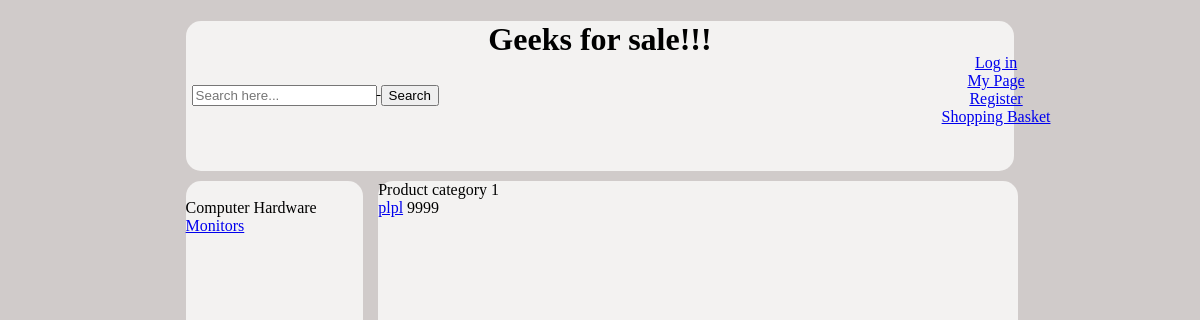
Page /productcategory.php?id=1 on the committed database.
### tables this page shows
CREATE TABLE IF NOT EXISTS `productcategory` (
  `id` int(10) unsigned NOT NULL AUTO_INCREMENT,
  `categoryName` text NOT NULL,
  PRIMARY KEY (`id`)
);

CREATE TABLE IF NOT EXISTS `subcategory` (
  `id` int(10) unsigned NOT NULL AUTO_INCREMENT,
  `name` text NOT NULL,
  `categoryid` int(11) NOT NULL,
  PRIMARY KEY (`id`),
  KEY `categoryid` (`categoryid`)
);

CREATE TABLE IF NOT EXISTS `varer` (
  `id` int(10) unsigned NOT NULL AUTO_INCREMENT,
  `price` int(10) unsigned NOT NULL,
  `pictures` text NOT NULL,
  `name` text NOT NULL,
  `info` text NOT NULL,
  `onStock` int(10) unsigned NOT NULL,
  `forSale` tinyint(1) NOT NULL,
  `rabatt` int(10) unsigned NOT NULL,
  `categoriID` int(10) unsigned NOT NULL,
  PRIMARY KEY (`id`)
);

### productcategory.php (the view, shortened to what this page needs)
<!DOCTYPE HTML PUBLIC "-//W3C//DTD HTML 4.01//EN"
   "http://www.w3.org/TR/html4/strict.dtd">
<HTML>
   <HEAD>
      <link rel="stylesheet" type="text/css" href="StyleIndex.css"/>
   </HEAD>
   <BODY>
   	   <div id="header">
            <?php include("topmenu.php"); ?>
   	   	<h1>
               <?php
   			      echo "Geeks for sale!!!";
   		       ?>
            </h1>
			<s>
      	    <form class="form-wrapper cf">
                 <input type="text" placeholder="Search here..." required>
                 <button type="submit">Search</button>
      		</form>
			</s>
		</div>
	   <div id="menu">
         <?php
         require_once 'menu.php';
         ?>
	   </div>
      <div id="content">
         <?php
            echo "Product category ";
            $id = $_GET['id'];
            echo $id;
            $sql = "Select id,name,price from varer where categoriID= ".$id;
            $sth = $db->prepare($sql);
            $sth->execute();
            $sth->setFetchMode(PDO::FETCH_ASSOC);
            echo "<br>";
            while($row = $sth->fetch()){
               echo "<a href=\"productdetails.php?id=".$row['id']."\">".$row['name']."</a> ";
               echo $row['price']." <br>";
            }
         ?>
      </div>
   </BODY>
</HTML>

### menu.php
<?php
require_once "db.php";
 $sql = "Select * from productcategory";
 $sth = $db->prepare($sql);
 $sth->execute();
 $sth->setFetchMode(PDO::FETCH_ASSOC);
 echo "<br>";
 while($row = $sth->fetch()){
 	echo $row['categoryName'];
	$sql = "Select * from subcategory where categoryid = ".$row['id'];
	$sth = $db->prepare($sql);
	$sth->execute();
  	$sth->setFetchMode(PDO::FETCH_ASSOC);
	while($rows = $sth->fetch()){
		echo "<br>";
	    echo "<a href=\"productcategory.php?id=".$rows['id']."\">".$rows['name']."</a><br>";
	}
 }
?>

### StyleIndex.css (style rules this page uses)
body { background-color: #D0CBCA; }
#header { height: 150px; border-radius: 15px; background-color: #F3F2F1; margin-bottom: 10px; margin-left: 15%; margin-right: 15%; }
#menu { float: left; height: 2000px; border-radius: 15px; width: 15%; background-color: #F3F2F1; margin-bottom: 10px; margin-left: 15%; }
#content { float: left; height: 2000px; border-radius: 15px; width: 54%; background-color: #F3F2F1; margin-bottom: 10px; margin-left: 15px; }
h1 { text-align: center; color: #000000; }
s { position: absolute; margin-top: 5px; margin-left: 0.5%; text-align: left; }

### rows in the picture
productcategory: categoryName "Computer Hardware"
subcategory: name "Monitors"
varer: name "plpl", price "9999"

### other values in the picture
$id "1"
